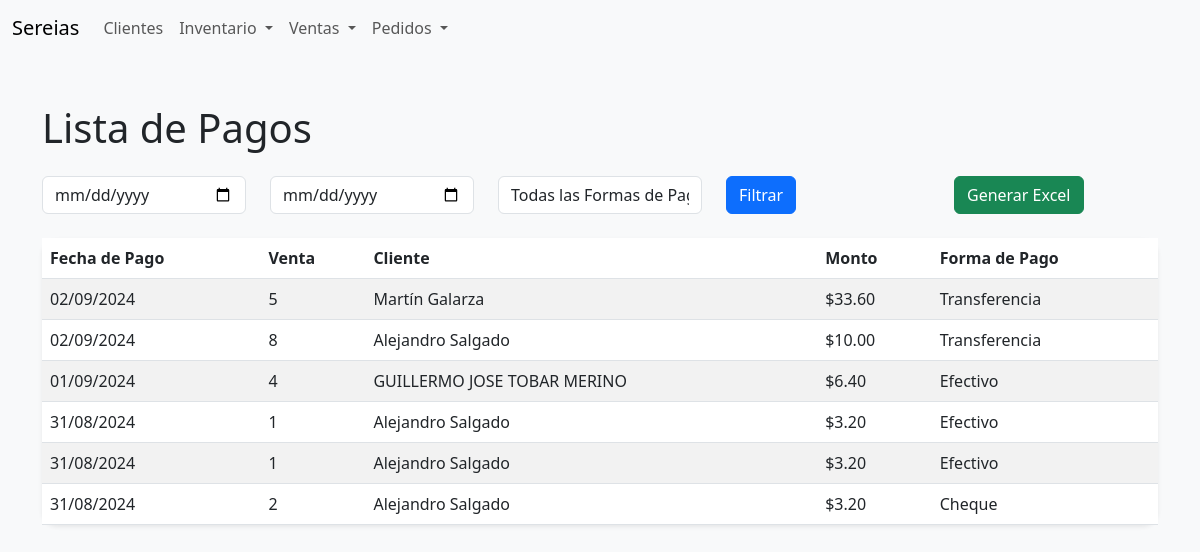
The page /inventario/pagos/ on the database as committed earlier.
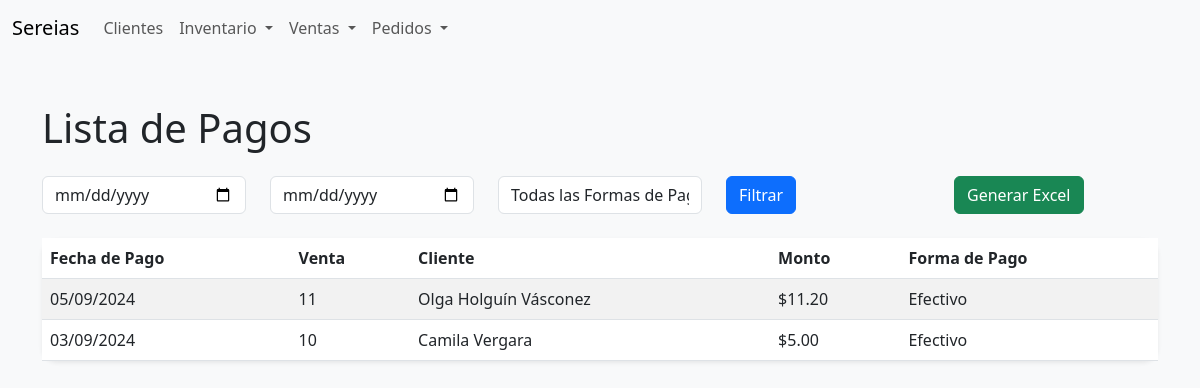
The same page on the database as committed later.
### inventory/models.py (models this page shows, shortened)
class Pago(models.Model):
    FORMA_PAGO_CHOICES = [
        ('transferencia', 'Transferencia'),
        ('efectivo', 'Efectivo'),
        ('cheque', 'Cheque'),
        ('tarjeta', 'Tarjeta'),
    ]
    venta = models.ForeignKey(Venta, related_name='pagos', on_delete=models.CASCADE)
    fecha = models.DateTimeField(default=timezone.now)
    fecha_pago = models.DateField(default=timezone.now)
    monto = models.DecimalField(max_digits=10, decimal_places=2)
    forma_pago = models.CharField(max_length=20, choices=FORMA_PAGO_CHOICES)

class Venta(models.Model):
    cliente = models.ForeignKey(Cliente, on_delete=models.CASCADE)
    fecha = models.DateTimeField(default=timezone.now)
    total = models.DecimalField(max_digits=10, decimal_places=2, default=0)
    estado_pago = models.CharField(max_length=20, choices=[('pendiente', 'Pendiente'), ('pagado', 'Pagado')], default='pendiente')
    es_pedido = models.BooleanField(default=False)
    pedido_enviado = models.BooleanField(default=False)

class Cliente(models.Model):
    nombre = models.CharField(max_length=255)
    email = models.EmailField(blank=True, null=True)
    telefono = models.CharField(max_length=20, blank=True, null=True)
    direccion = models.TextField(blank=True, null=True)
    identificacion = models.CharField(max_length=50, blank=True, null=True)  # Nuevo campo agregado
    creado = models.DateTimeField(auto_now_add=True)

### inventory/views.py (the view)
# urls.py: path('pagos/', views.lista_pagos, name='lista_pagos'),
def lista_pagos(request):
    fecha_inicio = request.GET.get('fecha_inicio')
    fecha_fin = request.GET.get('fecha_fin')
    forma_pago = request.GET.get('forma_pago')
    pagos_list = Pago.objects.all().order_by('-fecha_pago')  # Ordenar del más reciente al más antiguo
    if fecha_inicio:
        pagos_list = pagos_list.filter(fecha_pago__gte=fecha_inicio)
    if fecha_fin:
        pagos_list = pagos_list.filter(fecha_pago__lte=fecha_fin)
    if forma_pago:
        pagos_list = pagos_list.filter(forma_pago=forma_pago)
    return render(request, 'inventory/lista_pagos.html', {
        'pagos': pagos_list,
        'forma_pago_choices': Pago._meta.get_field('forma_pago').choices,
    })

### inventory/templates/inventory/lista_pagos.html (shortened to what this page needs)
{% extends 'inventory/base.html' %}
{% block content %}
<h1 class="mb-4">Lista de Pagos</h1>
<form method="get" class="mb-4">
    <div class="row">
        <div class="col">
            <input type="date" class="form-control" name="fecha_inicio" placeholder="Fecha Inicio" value="{{ request.GET.fecha_inicio }}">
        </div>
        <div class="col">
            <input type="date" class="form-control" name="fecha_fin" placeholder="Fecha Fin" value="{{ request.GET.fecha_fin }}">
        </div>
        <div class="col">
            <select class="form-control" name="forma_pago">
                <option value="">Todas las Formas de Pago</option>
            </select>
        </div>
        <div class="col">
            <button type="submit" class="btn btn-primary">Filtrar</button>
        </div>
        <div class="col">
            <a href="{% url 'generar_excel_pagos' %}?fecha_inicio={{ request.GET.fecha_inicio }}&fecha_fin={{ request.GET.fecha_fin }}&forma_pago={{ request.GET.forma_pago }}" class="btn btn-success">Generar Excel</a>
        </div>
    </div>
</form>
<table class="table table-striped shadow-sm rounded-border">
    <thead>
        <tr>
            <th>Fecha de Pago</th>
            <th>Venta</th>
            <th>Cliente</th>
            <th>Monto</th>
            <th>Forma de Pago</th>
        </tr>
    </thead>
    <tbody>
        {% for pago in pagos %}
        <tr>
            <td>{{ pago.fecha_pago|date:"d/m/Y" }}</td>
            <td>{{ pago.venta.id }}</td>
            <td>{{ pago.venta.cliente.nombre }}</td>
            <td>${{ pago.monto }}</td>
            <td>{{ pago.get_forma_pago_display }}</td>
        </tr>
        {% empty %}
        <tr>
            <td colspan="5" class="text-center">No se encontraron pagos.</td>
        </tr>
        {% endfor %}
    </tbody>
</table>
{% endblock %}

Rows that differ between the two databases and show on the page:
removed Pago: fecha_pago "02/09/2024", venta.id "5", venta.cliente.nombre "Martín Galarza", monto "33.60", forma_pago "Transferencia"
removed Pago: fecha_pago "02/09/2024", venta.id "8", venta.cliente.nombre "Alejandro Salgado", monto "10.00", forma_pago "Transferencia"
removed Pago: fecha_pago "01/09/2024", venta.id "4", venta.cliente.nombre "GUILLERMO JOSE TOBAR MERINO", monto "6.40", forma_pago "Efectivo"
removed Pago: fecha_pago "31/08/2024", venta.id "1", venta.cliente.nombre "Alejandro Salgado", monto "3.20", forma_pago "Efectivo"
removed Pago: fecha_pago "31/08/2024", venta.id "1", venta.cliente.nombre "Alejandro Salgado", monto "3.20", forma_pago "Efectivo"
removed Pago: fecha_pago "31/08/2024", venta.id "2", venta.cliente.nombre "Alejandro Salgado", monto "3.20", forma_pago "Cheque"
added Pago: fecha_pago "05/09/2024", venta.id "11", venta.cliente.nombre "Olga Holguín Vásconez", monto "11.20", forma_pago "Efectivo"
added Pago: fecha_pago "03/09/2024", venta.id "10", venta.cliente.nombre "Camila Vergara", monto "5.00", forma_pago "Efectivo"
